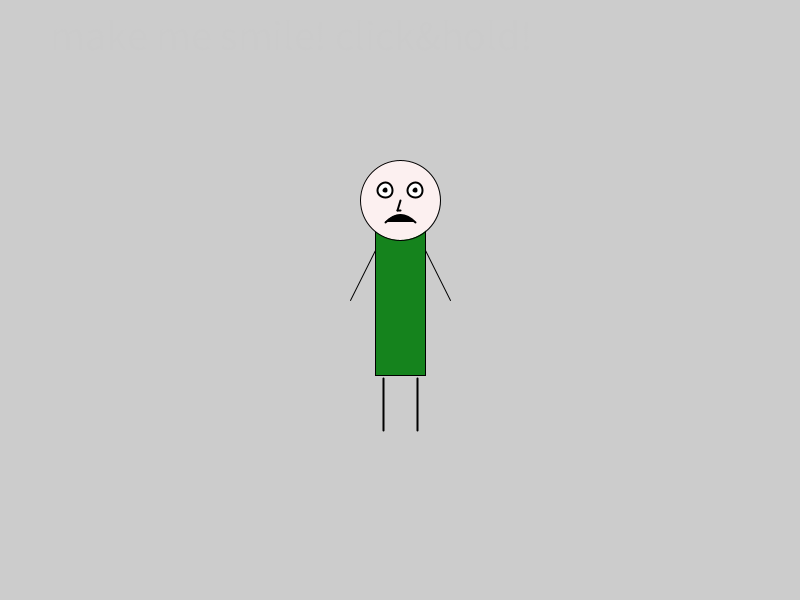
Frame 1 (no input)
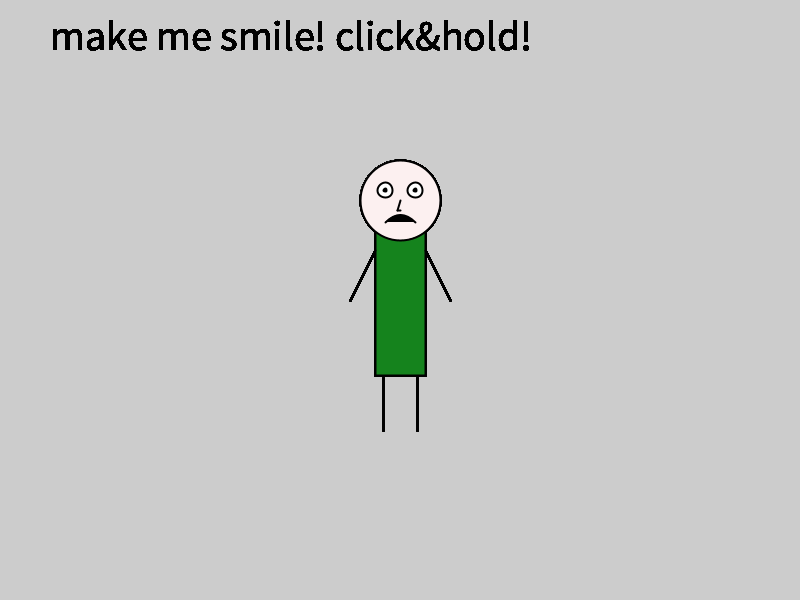
Frame 60 (the mouse pressed at the canvas centre just before this capture)
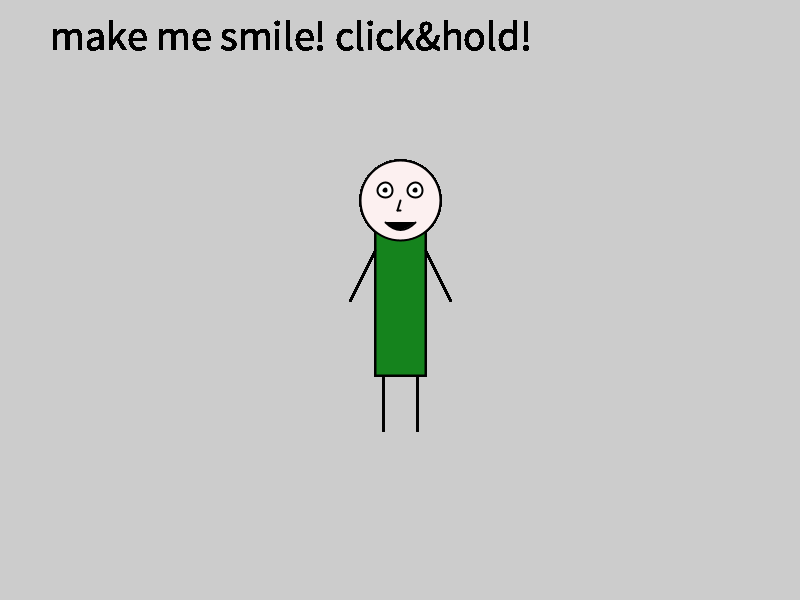
Frame 120 (the mouse held since frame 60 and released just before this capture)

The Processing sketch that drew these frames (run headless with seeded random() and noise(); from frame 60 on, the mouse is pressed at the canvas centre):

// Processing sketch: processing_125566
// ── processing_125566.pde

String s;

void setup () {
  size (800, 600);
  fill (#CBCBCB);
  s ="make me smile! click&hold! ";
}

void draw() {
  textSize (42);
  text (s,50,50);
  rectMode(CENTER);
  fill (#15831D);
  rect (400, 300, 50, 150);
  fill (#FCF0F0);
  ellipseMode (CENTER);
  ellipse (400, 200, 80, 80);
  line (375,250,350,300);
  line (425,250,450,300);
  strokeWeight (2);
  line (383,378,383,430);
  line (417,378,417,430);
  fill (#FFFFFF);
  ellipseMode (CENTER);
  ellipse (385,190,15,15);
  ellipse (415,190,15,15);
  fill (#000000);
  ellipse (385,190,3,3);
  ellipse (415,190,3,3);
  line (400,200,397,210);
  line (397,210,400,210);
  if (mousePressed){
  bezier (385,222,395,232,405,232,415,222);
  }
  else {
  bezier (385,222,395,212,405,212,415,222);
  }
}
